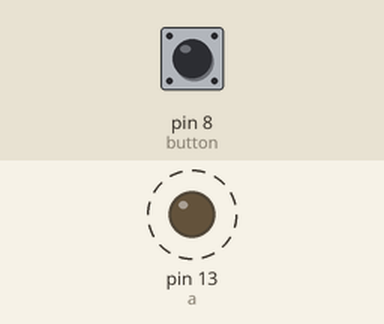
Simulated run of this sketch. Board: Arduino Uno, built with avr-gcc and run on an emulated ATmega328P. Parts: output pins drawn as LEDs (lit = HIGH). Dashed ring = blinking. Inputs (shaded band) come from the test bench; at power-on: pin 8 (button) HIGH.

Above: at 1.3 s.
1.4 s: pin 8 (button) pulled LOW for 3.2 s
Timing chart, 0 to 12.1 s (numbered marks = the images above; inputs shaded):
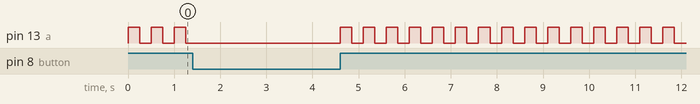

The sketch:

Exc_1_12_12_2022.ino
```cpp
int a = 13;
int button = 8;
byte lastButtonState;

void setup ()
{
pinMode(a, OUTPUT);
byte lastButtonState= digitalRead(button);
}


void loop()
{
byte currbuttonstate= digitalRead(button);
if(currbuttonstate != lastButtonState)
{
   digitalWrite(a, HIGH);
 delay(250);
 digitalWrite(a, LOW);
 delay(250);

}

}
```
